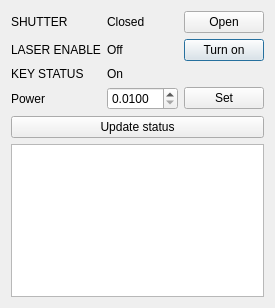
<?xml version="1.0" encoding="UTF-8"?>
<ui version="4.0">
 <class>FrontPanelDialog</class>
 <widget class="QDialog" name="FrontPanelDialog">
  <property name="geometry">
   <rect>
    <x>0</x>
    <y>0</y>
    <width>264</width>
    <height>308</height>
   </rect>
  </property>
  <property name="windowTitle">
   <string>Verdi Front Panel</string>
  </property>
  <layout class="QVBoxLayout" name="verticalLayout">
   <item>
    <layout class="QGridLayout" name="gridLayout">
     <item row="2" column="1">
      <widget class="QLabel" name="keyStatusLabel">
       <property name="text">
        <string>On</string>
       </property>
      </widget>
     </item>
     <item row="2" column="0">
      <widget class="QLabel" name="label_5">
       <property name="text">
        <string>KEY STATUS</string>
       </property>
      </widget>
     </item>
     <item row="1" column="2">
      <widget class="QPushButton" name="laserEnableButton">
       <property name="text">
        <string>Turn on</string>
       </property>
      </widget>
     </item>
     <item row="1" column="1">
      <widget class="QLabel" name="laserEnableStatus">
       <property name="text">
        <string>Off</string>
       </property>
      </widget>
     </item>
     <item row="1" column="0">
      <widget class="QLabel" name="label_3">
       <property name="text">
        <string>LASER ENABLE</string>
       </property>
      </widget>
     </item>
     <item row="0" column="2">
      <widget class="QPushButton" name="shutterButton">
       <property name="text">
        <string>Open</string>
       </property>
      </widget>
     </item>
     <item row="0" column="1">
      <widget class="QLabel" name="shutterStatusLabel">
       <property name="text">
        <string>Closed</string>
       </property>
      </widget>
     </item>
     <item row="0" column="0">
      <widget class="QLabel" name="label">
       <property name="text">
        <string>SHUTTER</string>
       </property>
      </widget>
     </item>
     <item row="3" column="0">
      <widget class="QLabel" name="label_2">
       <property name="text">
        <string>Power</string>
       </property>
      </widget>
     </item>
     <item row="3" column="2">
      <widget class="QPushButton" name="powerSetButton">
       <property name="text">
        <string>Set</string>
       </property>
      </widget>
     </item>
     <item row="3" column="1">
      <widget class="QDoubleSpinBox" name="powerSetValue">
       <property name="decimals">
        <number>4</number>
       </property>
       <property name="minimum">
        <double>0.010000000000000</double>
       </property>
       <property name="maximum">
        <double>15.000000000000000</double>
       </property>
       <property name="singleStep">
        <double>0.100000000000000</double>
       </property>
      </widget>
     </item>
    </layout>
   </item>
   <item>
    <widget class="QPushButton" name="updateButton">
     <property name="text">
      <string>Update status</string>
     </property>
    </widget>
   </item>
   <item>
    <widget class="QTextEdit" name="textEdit">
     <property name="readOnly">
      <bool>true</bool>
     </property>
     <property name="textInteractionFlags">
      <set>Qt::TextSelectableByKeyboard|Qt::TextSelectableByMouse</set>
     </property>
    </widget>
   </item>
  </layout>
 </widget>
 <resources/>
 <connections>
  <connection>
   <sender>shutterButton</sender>
   <signal>clicked()</signal>
   <receiver>FrontPanelDialog</receiver>
   <slot>shutterButtonPressed()</slot>
   <hints>
    <hint type="sourcelabel">
     <x>259</x>
     <y>21</y>
    </hint>
    <hint type="destinationlabel">
     <x>158</x>
     <y>153</y>
    </hint>
   </hints>
  </connection>
  <connection>
   <sender>laserEnableButton</sender>
   <signal>clicked()</signal>
   <receiver>FrontPanelDialog</receiver>
   <slot>laserEnableButtonPressed()</slot>
   <hints>
    <hint type="sourcelabel">
     <x>259</x>
     <y>50</y>
    </hint>
    <hint type="destinationlabel">
     <x>158</x>
     <y>153</y>
    </hint>
   </hints>
  </connection>
  <connection>
   <sender>updateButton</sender>
   <signal>clicked()</signal>
   <receiver>FrontPanelDialog</receiver>
   <slot>updateButtonPressed()</slot>
   <hints>
    <hint type="sourcelabel">
     <x>158</x>
     <y>98</y>
    </hint>
    <hint type="destinationlabel">
     <x>158</x>
     <y>153</y>
    </hint>
   </hints>
  </connection>
  <connection>
   <sender>powerSetButton</sender>
   <signal>clicked()</signal>
   <receiver>FrontPanelDialog</receiver>
   <slot>powerSetButtonPressed()</slot>
   <hints>
    <hint type="sourcelabel">
     <x>259</x>
     <y>97</y>
    </hint>
    <hint type="destinationlabel">
     <x>158</x>
     <y>153</y>
    </hint>
   </hints>
  </connection>
 </connections>
 <slots>
  <slot>shutterButtonPressed()</slot>
  <slot>laserEnableButtonPressed()</slot>
  <slot>updateButtonPressed()</slot>
  <slot>powerSetButtonPressed()</slot>
 </slots>
</ui>
